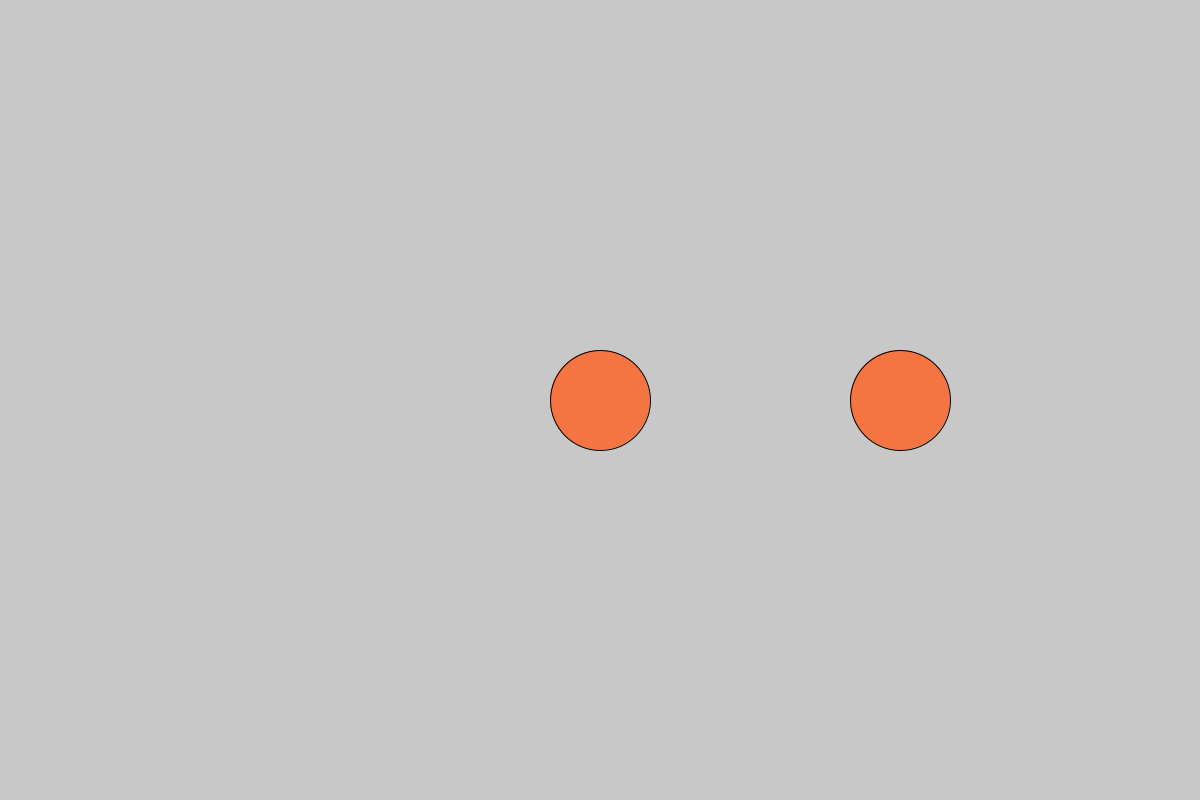
Frame 1 (no input)
Frame 60 (the mouse pressed at the canvas centre just before this capture): identical to frame 1, image omitted
Frame 120 (the mouse held since frame 60 and released just before this capture): identical to frame 1, image omitted

The Processing sketch that drew this single still picture (run headless with seeded random() and noise(); from frame 60 on, the mouse is pressed at the canvas centre):

// Processing sketch: wystrzal_na_orbite2
// ── wystrzal_na_orbite2.pde
float G = 40;

ArrayList<Ball> balls = new ArrayList();
Ball tempBall = null;

Point[] points = null;

ArrayList< Planet > planets = new ArrayList();

public void setup()
{
  size( 1200, 800 );
  planets.add( new Planet(600, 400, 100000 ) );
  planets.add( new Planet( 900, 400, 100000 ) );
}

public void draw()
{
  background( 200 );
  
  for( int i = 0; i < balls.size(); i++ )
    balls.get( i ).show();
  
  if( tempBall != null )
  {
    fill( 0xffecff21 );
    ellipse( tempBall.pos.x, tempBall.pos.y, 50, 50 );
    line( tempBall.pos.x, tempBall.pos.y, tempBall.pos.x - tempBall.v.x, tempBall.pos.y - tempBall.v.y );
  }
  
  for( Planet p : planets )
    p.show();
  
  if( points != null )
    for( int i = 0; i < points.length - 1; i++ )
      line( points[ i ].pos.x, points[ i ].pos.y, points[ i+1 ].pos.x, points[ i+1 ].pos.y );
      //points[ i ].show();
}

void mousePressed()
{  
  if( mouseButton == RIGHT )
    planets.add( new Planet( mouseX, mouseY, 100000 ) );
  if( mouseButton == LEFT )
  {
    if( tempBall == null )
    {
      tempBall = new Ball( mouseX, mouseY, 1 );
      points = new Point[ 100 ];
      for( int i = 0; i < points.length; i++ )
        points[ i ] = new Point( mouseX, mouseY, 1, (float)i / 25 + 0.04f );
    }
  }
}

public void mouseDragged()
{
  tempBall.v = new PVector( tempBall.pos.x - mouseX, tempBall.pos.y - mouseY);
  for( int i = 0; i < points.length; i++ )
  {
    points[ i ].v = tempBall.v.copy();
    points[ i ].predict();
  }
  
}

public void mouseReleased()
{
  if( mouseButton == LEFT )
  {
    Ball ball = new Ball( tempBall.pos.x, tempBall.pos.y, 1 );
    ball.v = tempBall.v;
    balls.add( ball );
    tempBall = null;
  }
}

// ── Ball.pde
class Ball
{
  float m; // masa
  PVector pos = new PVector(0,0);
  PVector f = new PVector(0,0); // siła
  PVector a = new PVector(0,0); // przyspieszenie
  PVector v = new PVector(0,0); // prędkość
  boolean frozen = false;
  
  Ball( float x, float y, float m )
  {
    this.pos = new PVector(x,y);
    this.m = m;
  }
  void show()
  {
    if( !frozen )
      move();
    fill( #ecff21 );
    ellipse(pos.x, pos.y, 50, 50);
  }
  
  public void move()
  {
    f = new PVector( 0, 0 );
    for( int i = 0; i < planets.size(); i++ )
    {
      PVector r = PVector.sub( this.pos, planets.get(i).pos );
      float rmag = (r.mag() < 50 ? 50 : r.mag());
      f.add( r.mult(-G * m*planets.get(i).m / (rmag * rmag * rmag) ) );
    }
    
    a = new PVector(f.x / m, f.y / m);
    v = v.add( a.div(frameRate) );
    pos.x = pos.x + v.x / frameRate;
    pos.y = pos.y + v.y / frameRate;
  }
}

// ── Planet.pde
class Planet
{
  float m;
  PVector pos;
  Planet( float x, float y, float m )
  {
    this.pos = new PVector(x,y);
    this.m = m;
  }
  void show()
  {
    fill( #f47442 );
    ellipse( pos.x, pos.y, 100, 100 );
  }
}

// ── Point.pde
class Point extends Ball
{
  float seconds;
  PVector initPos;
  Point( float x, float y, float m, float seconds )
  {
    super( x, y, m );
    initPos = new PVector( x, y );
    this.seconds = seconds;
  }
  
  public void predict()
  {
    this.pos = new PVector( initPos.x, initPos.y );
    for( int i = 0; i < seconds * frameRate; i++ )
      move();
  }
  
  public void show()
  {
    fill( 0 );
    ellipse( pos.x, pos.y, 10, 10 );
  }
}
